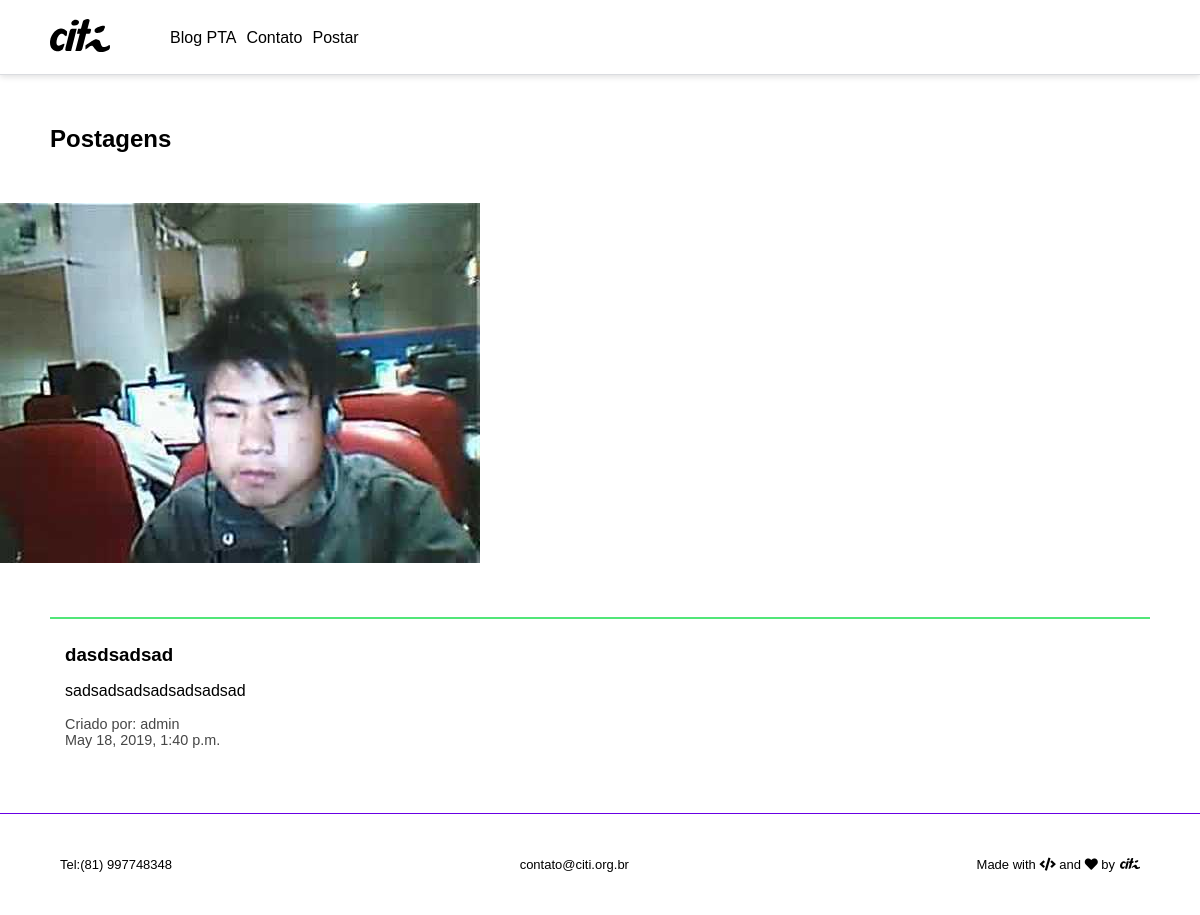
Before: / with the older database file.
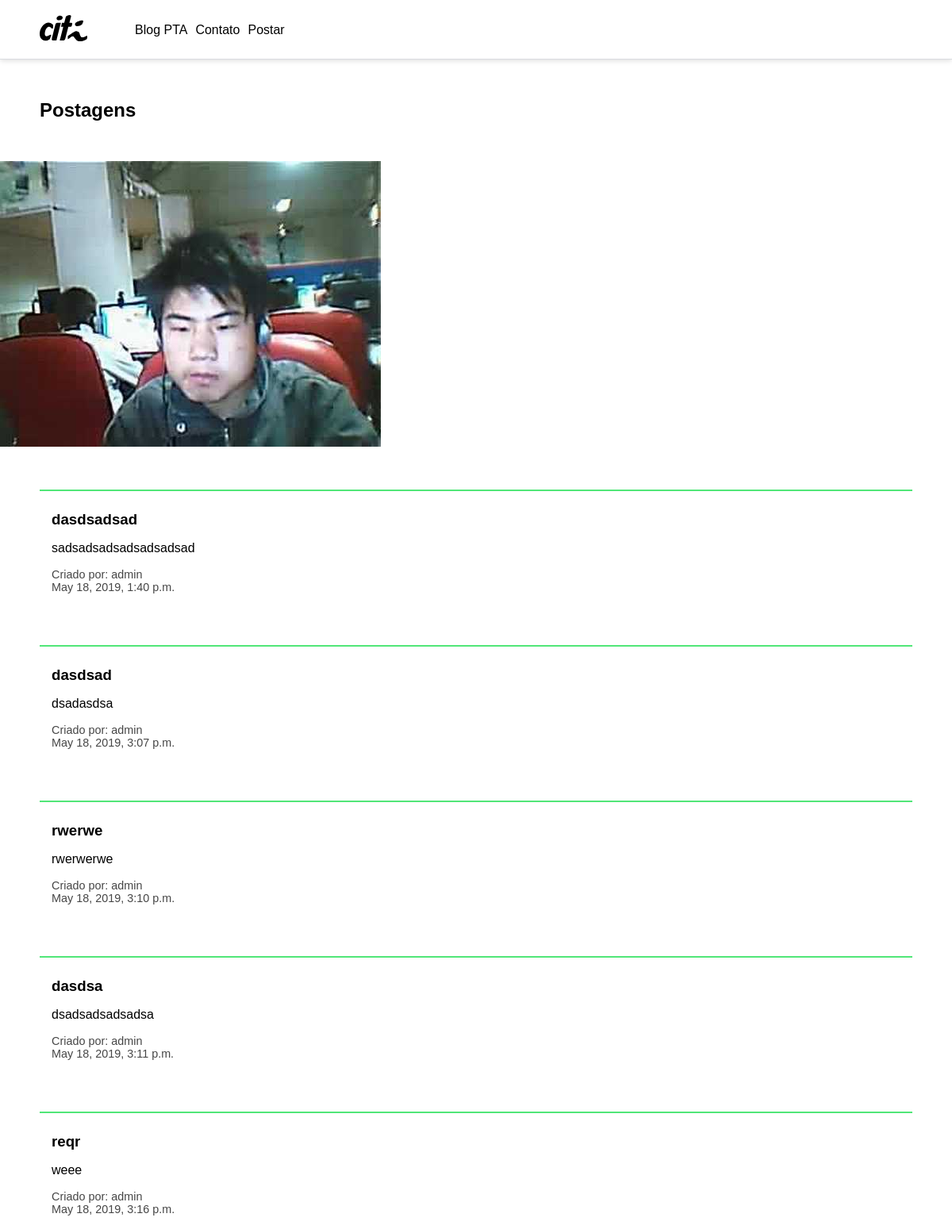
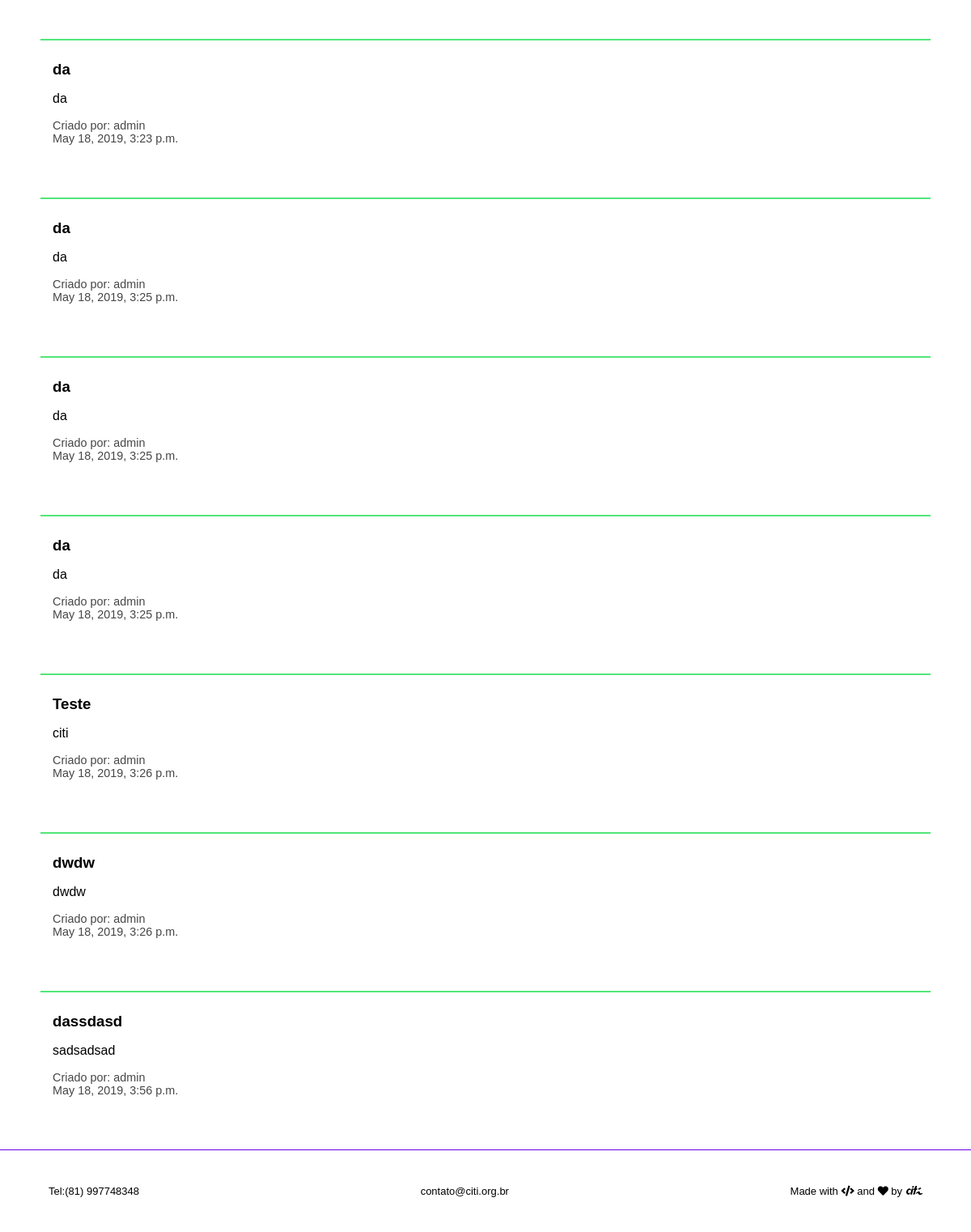
After: the same page with the newer database file (2 pictures, top to bottom).
### core/models.py (models this page shows, shortened)
class Post(models.Model):
    author = models.ForeignKey('auth.User', on_delete=models.CASCADE)
    title = models.CharField(max_length=200)
    text = models.TextField()
    image = models.ImageField('Imagem', upload_to='institute/', null=True)
    created_date = models.DateTimeField(
        default=timezone.now)
    published_date = models.DateTimeField(
        blank=True, null=True)

### core/views.py (the view)
# urls.py: path('', core.views.index, name='index'),
def index(request):
    return render(request, 'core/index.html', {'posts':Post.objects.all()})

### templates/core/index.html
{% extends 'base.html' %}
{% load static %}
{% block body %}
    <main>
        <h2>Postagens</h2>
        {% for post in posts %}
        {% if post.image %}
            <img src="{{ post.image.url }}">
            {% endif %}
            <article class="post">
                <h3>
                    {{ post.title }}
                </h3>
                <p class="post-text">
                    {{ post.text }}
                </p>
                <div class="post-info">
                    <span>Criado por: {{ post.author }}</span>
                    <span>{{ post.created_date }}</span>
                </div>
            </article>
        {% endfor %}
    </main>
{% endblock %}

### templates/base.html (shortened to what this page needs)
{% load staticfiles %}
<!DOCTYPE html>
<html lang="pt-br">
<head>
  <link rel="stylesheet" href="{% static 'css/style.css' %}">
  <link rel="stylesheet" href="{% static 'css/footer.css' %}">
  <link rel="stylesheet" href="https://use.fontawesome.com/releases/v5.8.2/css/all.css">
    {% block css %}
    <link rel="stylesheet"  href="{% static 'css/style.css' %}" >
    {% endblock %}
</head>
<body>
    {% include "includes/navbar.html" %}
    {% block body %}
    {% endblock %}
    {% include 'includes/footer.html' %}
</body>
</html>

### templates/includes/navbar.html
{% load static%}
<header>
    <div>
        <a href="{% url 'core:index'%}">
            <img src="{% static 'images/citi.svg'%}" alt="logo" id="logo-citi">
        </a>
        <a class="navbar-titulo" href="{% url 'core:index' %}">Blog PTA</a>
        <a class="navbar-titulo" href="{% url 'core:contato' %}">Contato</a>
        <a class="navbar-titulo" href="{% url 'core:criar-post' %}">Postar</a>
    </div>
</header>

### templates/includes/footer.html (shortened to what this page needs)
{% load staticfiles %}
<footer class="footer">
    <div class="footer-container">
        <div class="footer-telefone">
            <span>Tel:(81) 997748348 </span>
        </div>
        <div class="footer-email">
            <a class="footer-email-link" href="mailto:{{ footer.Email }}">contato@citi.org.br</a>
        </div>
        <div class="footer-made">
            <p>Made with <i class="fas fa-code"></i> and <i class="fas fa-heart"></i> by </p>
            <a href="http://citi.org.br/" rel="nofollow, external, noopener" target="_blank"> <img src="{% static 'images/citi.svg' %}" alt="Logo do CITi" class="funcionamento-ant"></a>
        </div>
    </div>
</footer>

### assets/css/style.css (style rules this page uses)
body { background-color: #ffffff; font-family: 'Source Sans Pro', sans-serif; margin: 0; }
#logo-citi { width: 60px; margin-right: 50px; }
header { box-shadow: 0 2px 6px 0 rgba(0,0,0,.12), inset 0 -1px 0 0 #dadce0; display: flex; align-items: center; width: 100%; height: 75px; justify-content: space-between; }
header > div { display: flex; align-items: center; margin: 0 50px; }
.navbar-titulo { text-decoration: none; padding-left:10px; color: black; transition: 0.1s color; }
h2 { margin: 50px; }
article { margin: 50px; padding: 15px; border-top: 2px solid #51e678; }
article > h3 { margin: 10px 0; }
.post-info { display: flex; flex-wrap: wrap; }
.post-info > span { width:100%; font-size: 0.9em; color: rgb(70, 70, 70); }

### assets/css/footer.css (style rules this page uses)
.footer { width: 100%; bottom: 0; background-color: white; color: #000000; border-top: 1px solid #6800e4; }
.footer-container { width: 90%; font-family: 'Work Sans', sans-serif; font-weight: 300; flex-direction: row; display: flex; justify-content: space-between; align-items: center; margin: 0 auto; font-size: 13px; padding: 30px 0; }
.footer-email { display: flex; align-items: center; justify-content: space-between; flex-direction: row; font-size:13px; }
.footer-email-link { text-decoration: none; color: #000000; }
.footer-made { color: black; display: flex; align-items: center; }
.footer-made > a > img { color: black; width: 20px; padding-left: 5px; }
body { background-color: #ffffff; font-family: 'Source Sans Pro', sans-serif; margin: 0; }
#logo-citi { width: 60px; margin-right: 50px; }
header { box-shadow: 0 2px 6px 0 rgba(0,0,0,.12), inset 0 -1px 0 0 #dadce0; display: flex; align-items: center; width: 100%; height: 75px; justify-content: space-between; }
header > div { display: flex; align-items: center; margin: 0 50px; }
.navbar-titulo { text-decoration: none; padding-left:10px; color: black; transition: 0.1s color; }
h2 { margin: 50px; }
article { margin: 50px; padding: 15px; border-top: 2px solid #51e678; }
article > h3 { margin: 10px 0; }
.post-info { display: flex; flex-wrap: wrap; }
.post-info > span { width:100%; font-size: 0.9em; color: rgb(70, 70, 70); }

Changed rows visible on the page:
added Post: title "dasdsad", text "dsadasdsa", author "admin", created_date "May 18, 2019, 3:07 p.m."
added Post: title "rwerwe", text "rwerwerwe", author "admin", created_date "May 18, 2019, 3:10 p.m."
added Post: title "dasdsa", text "dsadsadsadsadsa", author "admin", created_date "May 18, 2019, 3:11 p.m."
added Post: title "reqr", text "weee", author "admin", created_date "May 18, 2019, 3:16 p.m."
added Post: title "da", text "da", author "admin", created_date "May 18, 2019, 3:23 p.m."
added Post: title "da", text "da", author "admin", created_date "May 18, 2019, 3:25 p.m."
added Post: title "da", text "da", author "admin", created_date "May 18, 2019, 3:25 p.m."
added Post: title "da", text "da", author "admin", created_date "May 18, 2019, 3:25 p.m."
added Post: title "Teste", text "citi", author "admin", created_date "May 18, 2019, 3:26 p.m."
added Post: title "dwdw", text "dwdw", author "admin", created_date "May 18, 2019, 3:26 p.m."
added Post: title "dassdasd", text "sadsadsad", author "admin", created_date "May 18, 2019, 3:56 p.m."
